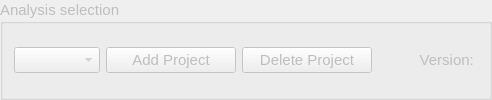
     <widget class="QGroupBox" name="groupbox_project">
      <property name="enabled">
       <bool>false</bool>
      </property>
      <property name="font">
       <font>
        <pointsize>11</pointsize>
       </font>
      </property>
      <property name="title">
       <string>Analysis selection</string>
      </property>
      <layout class="QGridLayout" name="gridLayout_76">
       <item row="0" column="0">
        <layout class="QGridLayout" name="gridLayout_2">
         <item row="0" column="0">
          <widget class="QComboBox" name="combobox_projects">
           <property name="enabled">
            <bool>false</bool>
           </property>
           <property name="font">
            <font>
             <pointsize>11</pointsize>
            </font>
           </property>
          </widget>
         </item>
         <item row="0" column="1">
          <widget class="QPushButton" name="button_add_projects">
           <property name="enabled">
            <bool>false</bool>
           </property>
           <property name="minimumSize">
            <size>
             <width>130</width>
             <height>0</height>
            </size>
           </property>
           <property name="maximumSize">
            <size>
             <width>130</width>
             <height>16777215</height>
            </size>
           </property>
           <property name="font">
            <font>
             <pointsize>11</pointsize>
            </font>
           </property>
           <property name="text">
            <string>Add Project</string>
           </property>
          </widget>
         </item>
         <item row="0" column="2">
          <widget class="QPushButton" name="button_del_projects">
           <property name="enabled">
            <bool>false</bool>
           </property>
           <property name="minimumSize">
            <size>
             <width>130</width>
             <height>0</height>
            </size>
           </property>
           <property name="maximumSize">
            <size>
             <width>130</width>
             <height>16777215</height>
            </size>
           </property>
           <property name="font">
            <font>
             <pointsize>11</pointsize>
            </font>
           </property>
           <property name="text">
            <string>Delete Project</string>
           </property>
          </widget>
         </item>
         <item row="0" column="3">
          <widget class="QLabel" name="label_version">
           <property name="enabled">
            <bool>false</bool>
           </property>
           <property name="minimumSize">
            <size>
             <width>100</width>
             <height>0</height>
            </size>
           </property>
           <property name="maximumSize">
            <size>
             <width>100</width>
             <height>16777215</height>
            </size>
           </property>
           <property name="layoutDirection">
            <enum>Qt::LeftToRight</enum>
           </property>
           <property name="text">
            <string>Version: </string>
           </property>
           <property name="alignment">
            <set>Qt::AlignRight|Qt::AlignTrailing|Qt::AlignVCenter</set>
           </property>
          </widget>
         </item>
        </layout>
       </item>
      </layout>
     </widget>
